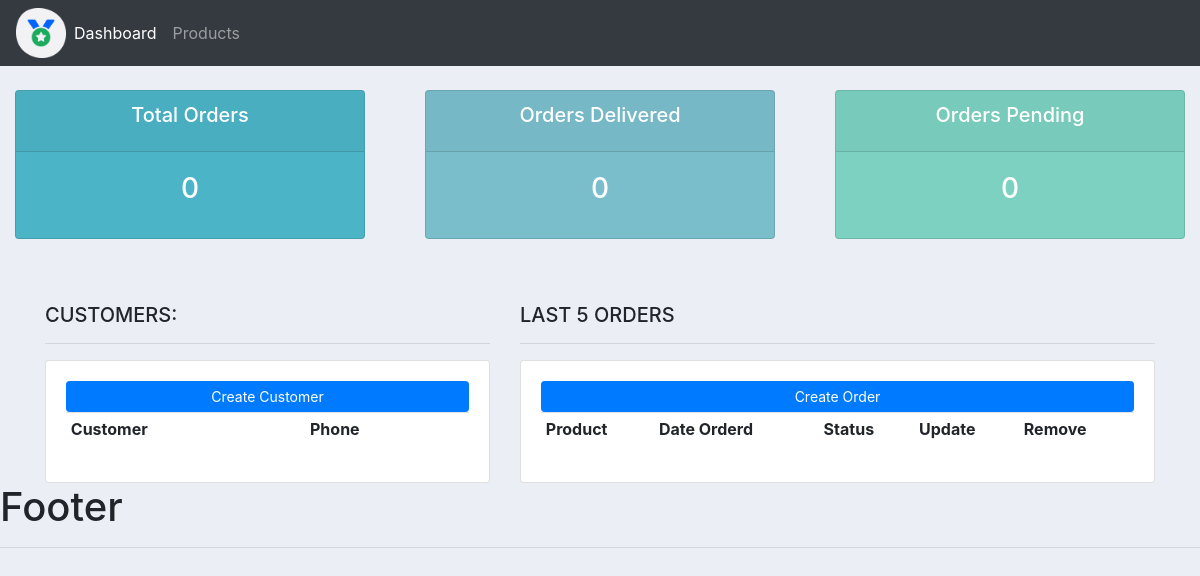
The app's page /, older data.
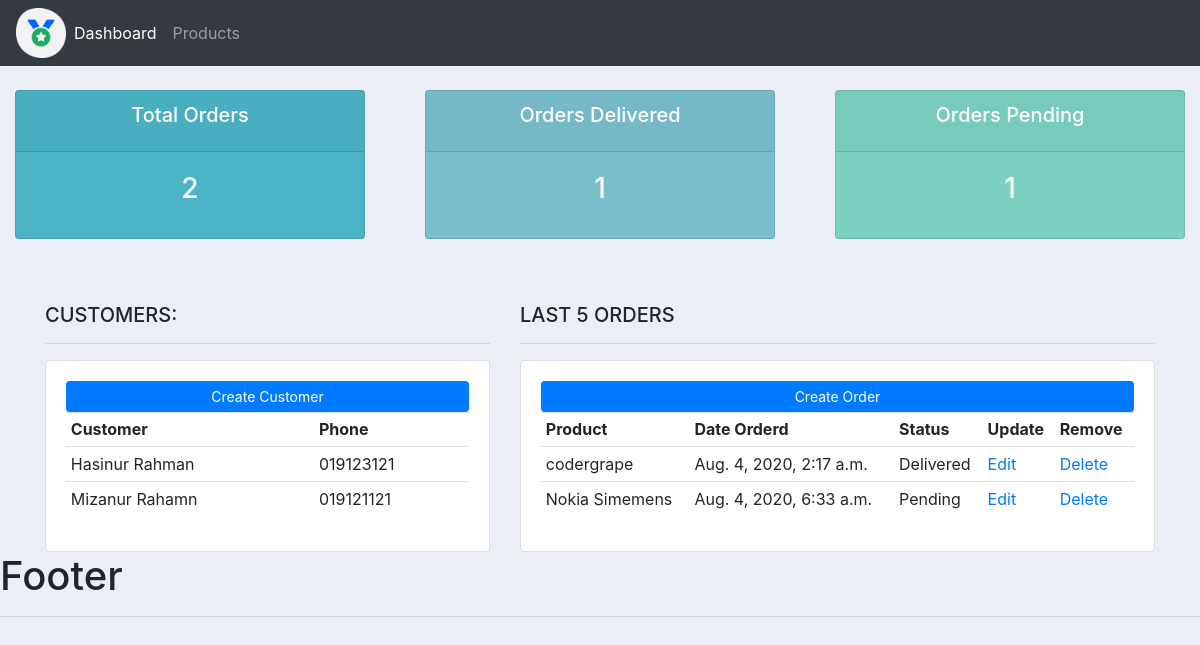
The same page, newer data.
### accounts/models.py (models this page shows, shortened)
class Customer(models.Model):
	name  		= models.CharField(max_length=100, null=True)
	phone 		= models.CharField(max_length=100, null=True)
	email 		= models.EmailField()
	date_create = models.DateTimeField(auto_now_add=True,null=True)
	class Meta:
		verbose_name 		= 'Customer'
		verbose_name_plural = 'Customers'

class Order(models.Model):
	STATUS = (
			('Pending', 'Pending'),
			('Out for delivery', 'Out for delivery'),
			('Delivered', 'Delivered'),
			)
	customer 		= models.ForeignKey(Customer,null=True,on_delete=models.SET_NULL)
	product  		= models.ForeignKey(Product,null=True,on_delete=models.SET_NULL)
	date_created 	= models.DateTimeField(auto_now_add=True, null=True)
	status 			= models.CharField(max_length=200, null=True, choices=STATUS)
	class Meta:
		verbose_name 		= 'Order'
		verbose_name_plural = 'Orders'

class Product(models.Model):
	CATEGORY  = {
		('Indoor','Indoor'),
		('Out door','Out door'),
	}
	name 		= models.CharField(max_length=100, null=True)
	category 	= models.CharField(max_length=100,null=True, choices=CATEGORY)
	price 		= models.FloatField(null=True)
	description = models.TextField()
	date_create = models.DateTimeField(auto_now_add=True,null=True)
	def __str__(self):
		return self.name
	class Meta:
		verbose_name 		= 'Product'
		verbose_name_plural = 'Products'

### accounts/views.py (the view)
# urls.py: 2. Add a URL to urlpatterns:  path('', views.home, name='home')
def home(request):
	customers 	 = Customer.objects.all()
	orders    	 = Order.objects.all()
	total_orders = Order.objects.all().count()
	deliver_order= orders.filter(status='Delivered').count()
	pending_order= orders.filter(status='Pending').count()
	context	     = {
		'customers' : customers,
		'orders'	: orders,
		'total_orders' : total_orders,
		'deliver_order' : deliver_order,
		'pending_order' : pending_order
	}
	return render(request,'accounts/dashboard.html',context)

### accounts/templates/accounts/dashboard.html
{% extends 'accounts/main.html' %}
{% block content %}
{% include 'accounts/status.html' %}
<div class="container">
	<div class="row mt-5">
		<div class="col-md-5">
			<h5>CUSTOMERS:</h5>
			<hr>
			<div class="card card-body">
				<a class="btn btn-primary  btn-sm btn-block" href="">Create Customer</a>
				<table class="table table-sm">
					<tr>
						<th>Customer</th>
						<th>Phone</th>
					</tr>
					{% for customer in customers %}
					<tr>
						<td>{{ customer.name }}</td>
						<td>{{ customer.phone }}</td>
					</tr>
					{% endfor %}
				</table>
			</div>
		</div>
		<div class="col-md-7">
			<h5>LAST 5 ORDERS</h5>
			<hr>
			<div class="card card-body">
				<a class="btn btn-primary  btn-sm btn-block" href="">Create Order</a>
				<table class="table table-sm">
					<tr>
						<th>Product</th>
						<th>Date Orderd</th>
						<th>Status</th>
						<th>Update</th>
						<th>Remove</th>
					</tr>
					{% for order in orders %}
					<tr>
						<td>{{ order.product }}</td>
						<td>{{ order.date_created }}</td>
						<td>{{ order.status }}</td>
						<td><a href="">Edit</a></td>
						<td><a href="">Delete</a></td>
					</tr>
					{% endfor %}
				</table>
			</div>
		</div>
	</div>
</div>
{% endblock %}

### accounts/templates/accounts/main.html (shortened to what this page needs)
{% load static %}
<!DOCTYPE html>
<html lang="en">
<head>
	<link rel="stylesheet" href="https://stackpath.bootstrapcdn.com/bootstrap/4.5.0/css/bootstrap.min.css">
	<link rel="stylesheet" href="{% static '/css/main.css' %}">
</head>
<body>
	{% include 'accounts/navbar.html' %}
	{% block content %}
	{% endblock %}
	<h1>Footer</h1>
	<hr>
</body>
</html>

### accounts/templates/accounts/navbar.html (shortened to what this page needs)
{% load static %}
<nav class="navbar navbar-expand-lg navbar-dark bg-dark">
  <img src="{% static 'images/logo.png' %}" alt="" width="50px">
  <div class="collapse navbar-collapse" id="navbarNavAltMarkup">
    <div class="navbar-nav">
      <a class="nav-item nav-link active" href="#">Dashboard</a>
      <a class="nav-item nav-link" href="#">Products</a>
    </div>
  </div>
</nav>

### accounts/templates/accounts/status.html
<br>
<div class="row">
	<div class="col">
		<div class="col-md">
			<div class="card text-center text-white  mb-3" id="total-orders">
			  	<div class="card-header">
			  		<h5 class="card-title">Total Orders</h5>
			  	</div>
			  	<div class="card-body">
			    	<h3 class="card-title">{{total_orders}}</h3>
			  	</div>
			</div>
		</div>
	</div>
	<div class="col">
		<div class="col-md">
			<div class="card text-center text-white  mb-3" id="orders-delivered">
			  	<div class="card-header">
			  		<h5 class="card-title">Orders Delivered</h5>
			  	</div>
			  	<div class="card-body">
			    	<h3 class="card-title">{{deliver_order}}</h3>
			  	</div>
			</div>
		</div>
	</div>
	<div class="col">
		<div class="col-md">
			<div class="card text-center text-white  mb-3" id="orders-pending">
			  	<div class="card-header">
			  		<h5 class="card-title">Orders Pending</h5>
			  	</div>
			  	<div class="card-body">
			    	<h3 class="card-title">{{pending_order}}</h3>
			  	</div>
			</div>
		</div>
	</div>
</div>

### static/css/main.css (style rules this page uses)
body { background-color: #ebeff5; }
#total-orders { background-color: #4cb4c7; }
#orders-delivered { background-color: #7abecc; }
#orders-pending { background-color: #7CD1C0; }

Row changes from the older to the newer data that the page shows:
added Customer: name "Hasinur Rahman", phone "019123121"
added Customer: name "Mizanur Rahamn", phone "019121121"
added Order: product "codergrape", date_created "Aug. 4, 2020, 2:17 a.m.", status "Delivered"
added Order: product "Nokia Simemens", date_created "Aug. 4, 2020, 6:33 a.m.", status "Pending"
Text that changed along with them:
{{ total_orders }}: "0" → "2"
{{ deliver_order }}: "0" → "1"
{{ pending_order }}: "0" → "1"
